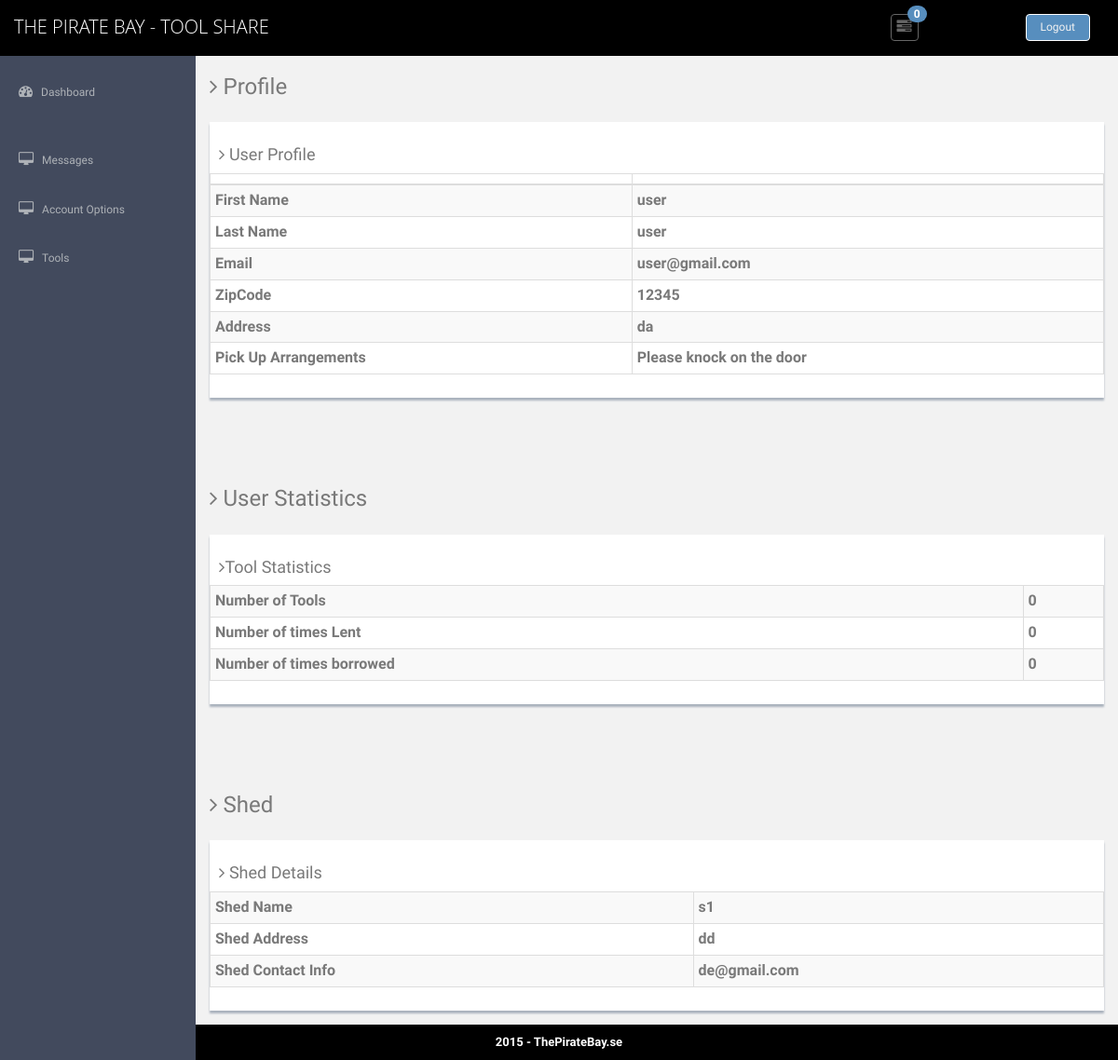
Page /up (signed in) on the committed database.
### users/models.py (models this page shows, shortened)
class User(models.Model):
	arrangements = (
		("Please knock on the door","Please knock on the door"),
		("Please ring on the bell","Please ring on the bell"),
		("Fix up arrangements via Email","Fix up arrangements via Email"),
		)
	user_name = models.CharField(max_length=40, primary_key=True)
	first_name = models.CharField(max_length=20)
	last_name = models.CharField(max_length=20)
	email = models.EmailField()
	password = models.CharField(max_length=20)
	confirm_password = models.CharField(max_length=20)
	zipcode = models.IntegerField(null=True)
	address = models.CharField(max_length=60)
	pickup_arrangement = models.CharField(max_length=60,choices=arrangements)
	isAdmin = models.BooleanField(default=False)
	'''tool_pickup_preference	= models.CharField(max_length=20, choices=prefs)
	tool_location	= models.CharField(max_length=60)'''

class Shed(models.Model):
	shed_name = models.CharField(max_length=30)
	shed_address = models.CharField(max_length=60)
	shed_zip = models.IntegerField(primary_key=True)
	shed_email = models.EmailField()

### users/views.py (the view)
# urls.py: url(r'^up$','users.views.user_profile',name="profile"),
def user_profile(request):
	try:
		user_zip = models.User.objects.get(user_name=request.session['user_name']).zipcode
	except KeyError:
		return HttpResponseRedirect('/')
	try:
		shed = models.Shed.objects.get(shed_zip=user_zip)
	except ObjectDoesNotExist:
		return HttpResponseRedirect('/shed')
	user = models.User.objects.get(user_name=request.session['user_name'])
	first_name = user.first_name
	last_name = user.last_name
	email = user.email
	zipcode = user.zipcode
	address = user.address
	arrangement = user.pickup_arrangement
	shed_name = shed.shed_name
	shed_address = shed.shed_address
	shed_email = shed.shed_email
	'''Getting the shed information'''
	'''shed_name = shed.shed_name
	shed_address = shed.shed_address
	shed_email = shed.shed_email'''
	'''User Stats'''
	num_tools = models.Tools.objects.all().filter(tool_owner=request.session['user_name']).count()
	num_lent = models.ShareTool.objects.all().filter(owner=request.session['user_name']).count()
	num_borrow = models.ShareTool.objects.all().filter(borrower=request.session['user_name']).count()
	Profile_context = {
		'first_name': first_name,
		'last_name': last_name,
		'email': email,
		'zipcode': zipcode,
		'address': address,
		'arrangement':arrangement,
		'shed_name':shed_name,
		'shed_address':shed_address,
		'shed_email':shed_email,
		'tools':num_tools,
		'lent':num_lent,
		'borrow':num_borrow,
		'isAdmin': user.isAdmin
	}
	return render(request, 'profile.html', Profile_context)

### users/templates/profile.html (shortened to what this page needs)
{% extends "base.html" %}
{% block content %}
          <section class="wrapper">
          	<h3><i class="fa fa-angle-right"></i> Profile</h3>
		  		<div class="row mt">
			  		<div class="col-lg-12">
                      <div class="content-panel">
                      <h4><i class="fa fa-angle-right"></i> User Profile</h4>
                          <section id="unseen">
                            <table class="table table-bordered table-striped table-condensed">
                              <thead>
                              <tr>
                                  <th></th>
                                  <th></th>
                              </tr>
                              </thead>
                              <tbody>
                              <tr>
                                  <td>First Name</td>
                                  <td>{{first_name}}</td>
                              </tr>
                              <tr>
                                  <td>Last Name</td>
                                  <td>{{last_name}}</td>
                              </tr>
                              <tr>
                                  <td>Email</td>
                                  <td>{{email}}</td>
                              </tr>
                              <tr>
                                  <td>ZipCode</td>
                                  <td>{{zipcode}}</td>
                              </tr>
                              <tr>
                                  <td>Address</td>
                                  <td>{{address}}</td>
                              </tr>
                              <tr>
                                  <td>Pick Up Arrangements</td>
                                  <td>{{arrangement}}</td>
                              </tr>
                              </tbody>
                          </table>
                          </section>
                  </div>
               </div>
		  	</div>
		</section>
          <section class="wrapper">
          	<h3><i class="fa fa-angle-right"></i> User Statistics</h3>
		  		<div class="row mt">
			  		<div class="col-lg-12">
                      <div class="content-panel">
                      <h4><i class="fa fa-angle-right"></i>Tool Statistics</h4>
                          <section id="unseen">
                            <table class="table table-bordered table-striped table-condensed">
                              <thead>
                              <b><b>
                              </thead>
                              <tbody>
                              <tr>
                                  <td>Number of Tools</td>
                                  <td>{{tools}}</td>
                              </tr>
                              <tr>
                                  <td>Number of times Lent</td>
                                  <td>{{ lent }}</td>
                              </tr>
                              <tr>
                                  <td>Number of times borrowed</td>
                                  <td>{{ borrow }}</td>
                              </tr>
                              </tbody>
                          </table>
                          </section>
                  </div>
               </div>
		  	</div>
		</section>
		{% if isAdmin %}
          <section class="wrapper">
          	<h3><i class="fa fa-angle-right"></i> Shed</h3>
		  		<div class="row mt">
			  		<div class="col-lg-12">
                      <div class="content-panel">
                      <h4><i class="fa fa-angle-right"></i> Shed Details</h4>
                          <section id="unseen">
                          <table class="table table-bordered table-striped table-condensed">
                              <thead>
                              <b><b>
                              </thead>
                              <tbody>
                              <tr>
                                  <td>Shed Name</td>
                                  <td>{{shed_name}}</td>
                              </tr>
                              <tr>
                                  <td>Shed Address</td>
                                  <td>{{ shed_address }}</td>
                              </tr>
                              <tr>
                                  <td>Shed Contact Info</td>
                                  <td>{{ shed_email }}</td>
                              </tr>
                              </tbody>
                          </table>
                          </section>
                  </div>
               </div>
		  	</div>
		</section>
		{% endif %}
{% endblock %}

### users/templates/base.html (shortened to what this page needs)
{% load staticfiles %}
<!DOCTYPE html>
<html lang="en">
  <head>
    <link href="{% static 'assets/css/bootstrap.css' %}" rel="stylesheet">
    <link href="{% static 'assets/font-awesome/css/font-awesome.css' %}" rel="stylesheet" />
	<link rel="stylesheet" type="text/css" href="{% static 'assets/js/gritter/css/jquery.gritter.css' %}" />
    <link href="{% static 'assets/css/style.css' %}" rel="stylesheet">
    <link href="{% static 'assets/css/style-responsive.css' %}" rel="stylesheet">
  </head>
  <body>
  <section id="container" >
      <header class="header black-bg">
            <a href="/up" class="logo"><b>The Pirate Bay - TOOL SHARE</b></a>
			<table style="float:right;"><tr><td>
            <div class="nav notify-row" id="top_menu">
                <ul class="nav top-menu">
                    <li id="header_inbox_bar" class="dropdown">
                        <a data-toggle="dropdown" class="dropdown-toggle" href="index.html#">
                            <i class="fa fa-tasks"></i>
                            <span class="badge bg-theme"><div class="count1">0</div></span>
                        </a>
                    </li>
                </ul>
            </div>
			</td><td>
            <div class="top-menu">
            	<ul class="nav pull-right top-menu">
                    <li><a class="logout" href="../logout">Logout</a></li>
            	</ul>
            </div>
			</td></tr></table>
        </header>
      <aside>
          <div id="sidebar"  class="nav-collapse ">
              <ul class="sidebar-menu" id="nav-accordion">
                  <li class="mt">
                      <a href="../up">
                          <i class="fa fa-dashboard"></i>
                          <span>Dashboard</span>
                      </a>
                  </li>
                  <li class="mt">
                      <a href="../messages">
                          <i class="fa fa-desktop"></i>
                          <span>Messages</span>
                      </a>
                  </li>
				  <li class="sub-menu dcjq-parent-li">
                      <a href="" class="dcjq-parent">
                          <i class="fa fa-desktop"></i>
                          <span>Account Options</span>
                      </a>
                  </li>
				  <li class="sub-menu dcjq-parent-li">
                      <a href="" class="dcjq-parent">
                          <i class="fa fa-desktop"></i>
                          <span>Tools</span>
                      </a>
                  </li>
              </ul>
          </div>
      </aside>
      <section id="main-content">
          {% block content %}{% endblock %}
      </section>
      <footer class="site-footer">
          <div class="text-center">
              2015 - ThePirateBay.se
          </div>
      </footer>
  </section>
  </body>
</html>

### users/static/assets/css/style.css (style rules this page uses)
body { color: #797979; background: #f2f2f2; font-family: 'Ruda', sans-serif; padding: 0px !important; margin: 0px !important; font-size:13px; }
ul li { list-style: none; }
a, a:hover, a:focus { text-decoration: none; outline: none; }
#container { width: 100%; height: 100%; }
.bg-theme { background-color: #68dff0; }
.mt { margin-top: 25px; }
.bg-theme { background-color: #578ebe; }
ul.top-menu > li > .logout { color: #f2f2f2; font-size: 12px; border-radius: 4px; -webkit-border-radius: 4px; border: 1px solid #fff !important; padding: 5px 15px; margin-right: 15px; background: #578ebe; margin-top: 15px; }
#sidebar { width: 210px; height: 100%; position: fixed; background: #424a5d; }
#sidebar ul li { position: relative; }
ul.sidebar-menu , ul.sidebar-menu li ul.sub { margin: -2px 0 0; padding: 0; }
ul.sidebar-menu { margin-top: 75px; }
ul.sidebar-menu li { margin-bottom: 5px; margin-left:10px; margin-right:10px; }
ul.sidebar-menu li.sub-menu { line-height: 15px; }
ul.sidebar-menu li a span { display: inline-block; }
ul.sidebar-menu li a { color: #aeb2b7; text-decoration: none; display: block; padding: 15px 0 15px 10px; font-size: 12px; outline: none; -webkit-transition: all 0.3s ease; -moz-transition: all 0.3s ease; -o-transition: all 0.3s ease; -ms-transition: all 0.3s ease; transition: all 0.3s ease; }
ul.sidebar-menu li a i { font-size: 15px; padding-right: 6px; }
#main-content { margin-left: 210px; min-height: 629px; }
.header, .footer { min-height: 60px; padding: 0 15px; }
.header { position: fixed; left: 0; right: 0; z-index: 1002; }
.black-bg { background: #000; border-bottom: 1px solid #000; }
.wrapper { display: inline-block; margin-top: 60px; padding-left: 15px; padding-right: 15px; padding-bottom: 15px; padding-top: 0px; width: 100%; }
a.logo { font-size: 20px; color: #ffffff; float: left; margin-top: 15px; text-transform: uppercase; font-family: 'Open Sans', sans-serif; font-weight: 100; }
a.logo b { font-weight: 200; }
#top_menu .nav > li, ul.top-menu > li { float: left; }
.notify-row { float: left; margin-top: 15px; margin-left: 92px; margin-right: 100px; }
ul.top-menu > li > a { color: #666666; font-size: 16px; border-radius: 4px; -webkit-border-radius: 4px; border:1px solid #666666 !important; padding: 2px 6px; margin-right: 15px; }
.notify-row .badge { position: absolute; right: -10px; top: -10px; z-index: 100; }
.content-panel { background: #ffffff; box-shadow: 0px 3px 2px #aab2bd; padding-top: 15px; padding-bottom: 5px; font-size:16px; font-weight: bolder; }
.content-panel h4 { margin-left: 10px; }
.site-footer { background: #000; color: #fff; padding: 10px 0; }

### rows in the picture
User: first_name "user", last_name "user", email "user@gmail.com", address "da", pickup_arrangement "Please knock on the door"
Shed: shed_name "s1", shed_address "dd", shed_email "de@gmail.com"

### other values in the picture
{{ zipcode }} "12345"
{{ tools }} "0"
{{ lent }} "0"
{{ borrow }} "0"
